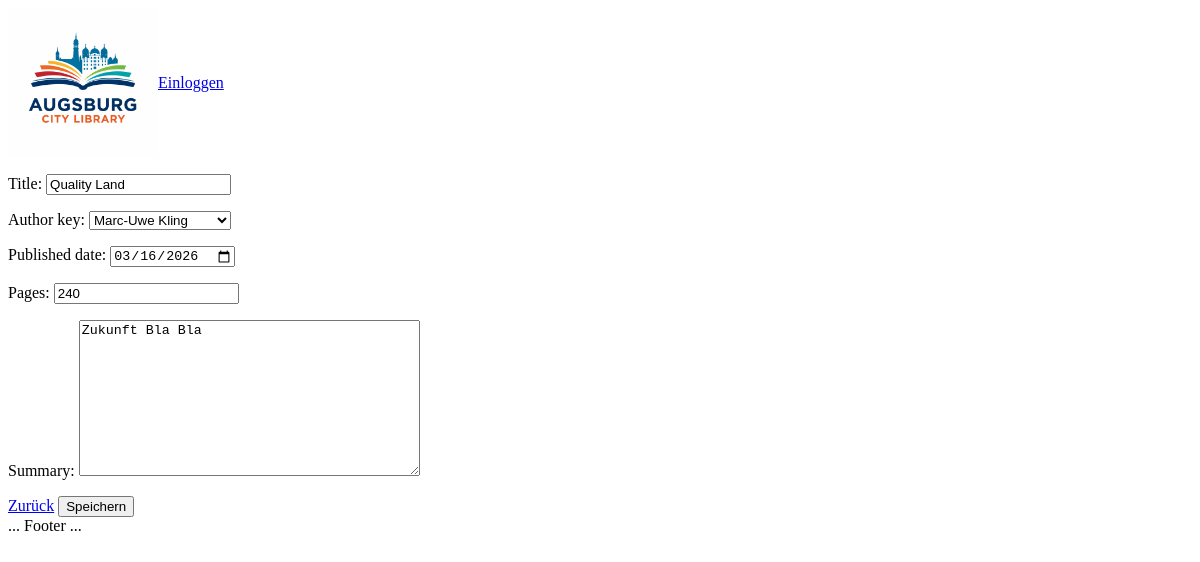
Screenshot of /books/update/7/ with the database file from the repository.
### books/models.py (models this page shows, shortened)
class Book(models.Model):
    title = models.CharField(max_length=200)
    author_key = models.ForeignKey(Author, blank=True, null=True, on_delete=models.SET_NULL)
    published_date = models.DateField()
    pages = models.IntegerField()
    summary = models.TextField()
    genre = models.ManyToManyField(Genre, blank=True)
    isbn = models.IntegerField()
    cover = models.ImageField(upload_to='covers/', null=True, blank=True)

### books/views.py (the view, shortened to what this page needs)
# urls.py: path('books/update/<int:pk>/', views.UpdateBookView.as_view(), name='book-update'),
class UpdateBookView(UpdateView):
    model = models.Book
    form_class = BookForm

### books/forms.py
class BookForm(forms.ModelForm):
    class Meta:
        model = Book
        fields = ['title', 'author_key', 'published_date', 'pages', 'summary']
        widgets = {
            'published_date': DatePickerInput(format='%Y-%m-%d'),
        }

### books/models.py (called while the page is built)
    def __str__(self):
        return self.firstname + " " + self.lastname

### books/templates/books/book_form.html (shortened to what this page needs)
{% extends 'base.html' %}
{% block content %}
    <form method="POST">
        {{ form.as_p }}
        <a href="{% url 'book-list' %}">Zurück</a>
        <button type="submit">Speichern</button>
    </form>
{% endblock %}

### rows the page displays
Book: title "Quality Land", author_key "Marc-Uwe Kling", published_date "03/16/2026", pages "240", summary "Zukunft Bla Bla"
